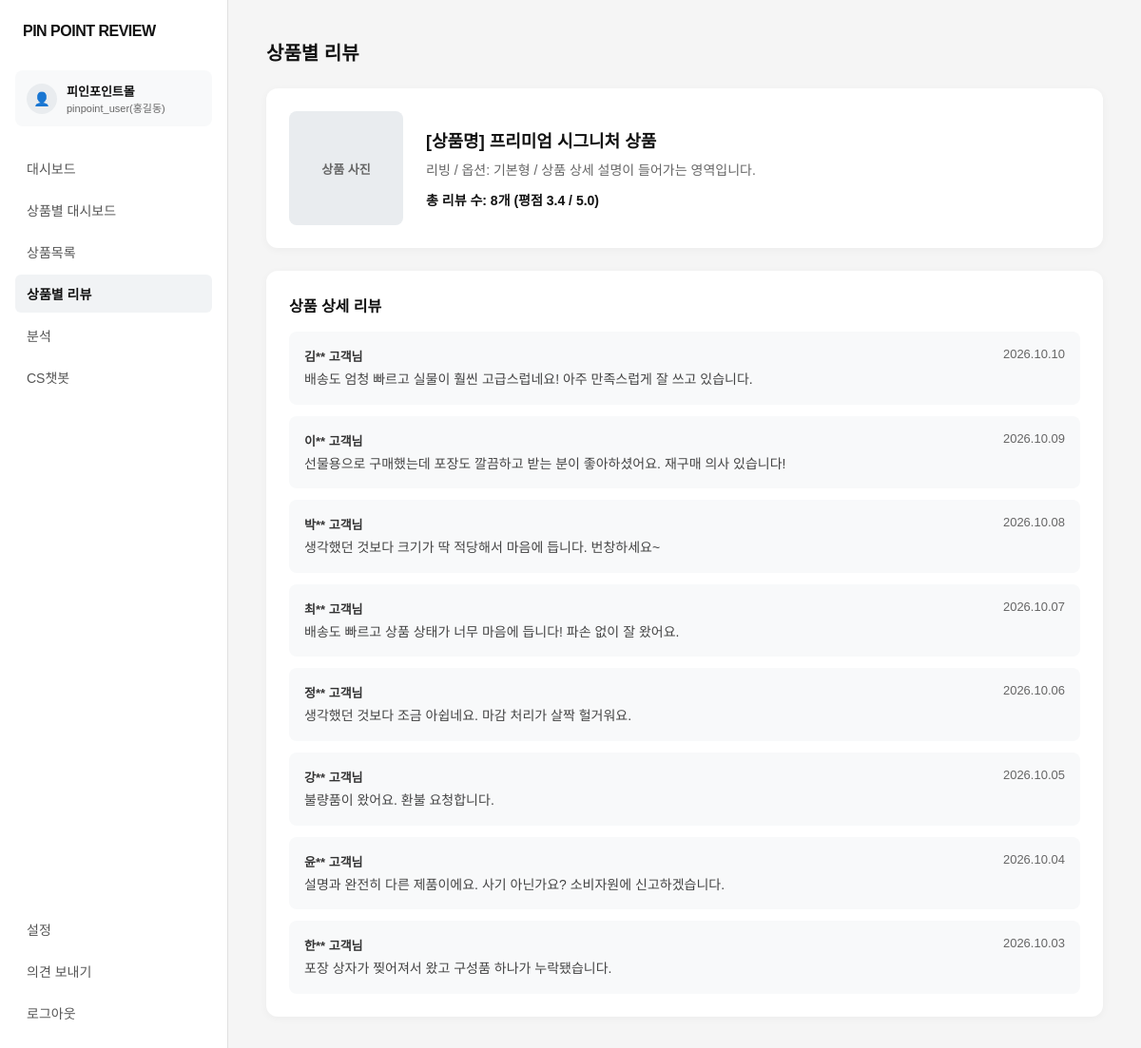
The app's page /reviews (signed in) with its own data.
### tables this page shows
CREATE TABLE users (
    id            INTEGER PRIMARY KEY AUTOINCREMENT,
    name          TEXT NOT NULL,
    userid        TEXT NOT NULL UNIQUE,
    password_hash TEXT NOT NULL,
    shop_name     TEXT NOT NULL,
    business_num  TEXT NOT NULL,
    created_at    TEXT NOT NULL DEFAULT (datetime('now', 'localtime'))
);

CREATE TABLE products (
    id          INTEGER PRIMARY KEY AUTOINCREMENT,
    user_id     INTEGER NOT NULL REFERENCES users(id) ON DELETE CASCADE,
    name        TEXT NOT NULL,
    category    TEXT,
    description TEXT,
    image_url   TEXT
);

CREATE TABLE reviews (
    id         INTEGER PRIMARY KEY AUTOINCREMENT,
    product_id INTEGER NOT NULL REFERENCES products(id) ON DELETE CASCADE,
    author     TEXT NOT NULL,
    content    TEXT NOT NULL,
    rating     INTEGER NOT NULL CHECK (rating BETWEEN 1 AND 5),
    is_risky   INTEGER NOT NULL DEFAULT 0,
    created_at TEXT NOT NULL DEFAULT (datetime('now', 'localtime'))
);

### main.py (the view)
@app.get("/reviews", name="product_reviews", response_class=HTMLResponse)
def product_reviews(request: Request,
                    user=Depends(login_required),
                    db: sqlite3.Connection = Depends(get_db)):
    product = db.execute(
        "SELECT * FROM products WHERE user_id = ? ORDER BY id LIMIT 1", (user["id"],)
    ).fetchone()
    return _render_product_reviews(request, db, product)

### templates/goodsreview.html (shortened to what this page needs)
<!DOCTYPE html>
<html lang="ko">
<head>
</head>
<body>
    {% include '_sidebar.html' %}
    <main class="main-content">
        <h1 class="page-title">상품별 리뷰</h1>
        {% if product %}
        <section class="product-info-card">
            <div class="product-image-box">{% if product.image_url %}<img src="{{ product.image_url }}" alt="{{ product.name }}" style="width:100%;height:100%;object-fit:cover;border-radius:inherit;">{% else %}상품 사진{% endif %}</div>
            <div class="product-details">
                <div class="product-name">{{ product.name }}</div>
                <div class="product-sub">{{ product.category }} / {{ product.description }}</div>
                <div class="product-sub" style="font-weight: 600; color: #111111; margin-top: 4px;">총 리뷰 수: {{ reviews|length }}개 (평점 {{ "%.1f"|format(avg_rating) }} / 5.0)</div>
            </div>
        </section>
        <section class="card">
            <div class="card-title">상품 상세 리뷰</div>
            <div class="review-list">
                {% for review in reviews %}
                <div class="review-card">
                    <div class="review-header">
                        <span class="review-author">{{ review.author|mask_name }} 고객님</span>
                        <span>{{ review.created_at|dotdate }}</span>
                    </div>
                    <div class="review-content">{{ review.content }}</div>
                </div>
                {% else %}
                <div class="review-card"><div class="review-content">아직 등록된 리뷰가 없습니다.</div></div>
                {% endfor %}
            </div>
        </section>
        {% else %}
        <section class="card"><div class="card-title">등록된 상품이 없습니다.</div></section>
        {% endif %}
    </main>
</body>
</html>

### templates/_sidebar.html
    <aside class="sidebar">
        <div class="sidebar-top">
            <div class="logo">PIN POINT REVIEW</div>
            <div class="user-profile">
                <div class="profile-icon">👤</div>
                <div class="profile-info">
                    <div class="shop-name">{{ current_user.shop_name }}</div>
                    <div class="user-email">{{ current_user.userid }}({{ current_user.name }})</div>
                </div>
            </div>
            <ul class="menu-list">
                <li class="menu-item {{ 'active' if active_menu == 'dashboard' }}"><a href="{{ url_for('dashboard') }}">대시보드</a></li>
                <li class="menu-item"><a href="#">상품별 대시보드</a></li>
                <li class="menu-item"><a href="#">상품목록</a></li>
                <li class="menu-item {{ 'active' if active_menu == 'reviews' }}"><a href="{{ url_for('product_reviews') }}">상품별 리뷰</a></li>
                <li class="menu-item"><a href="#">분석</a></li>
                <li class="menu-item"><a href="#">CS챗봇</a></li>
            </ul>
        </div>
        <div class="sidebar-bottom">
            <ul class="menu-list">
                <li class="menu-item {{ 'active' if active_menu == 'settings' }}"><a href="{{ url_for('settings') }}">설정</a></li>
                <li class="menu-item {{ 'active' if active_menu == 'feedback' }}"><a href="{{ url_for('feedback') }}">의견 보내기</a></li>
                <li class="menu-item"><a href="{{ url_for('logout') }}">로그아웃</a></li>
            </ul>
        </div>
    </aside>

### templates/goodsreview.html (style rules this page uses)
* { box-sizing: border-box; margin: 0; padding: 0; font-family: 'Apple SD Gothic Neo', 'Noto Sans KR', sans-serif; }
body { background-color: #F5F5F5; display: flex; height: 100vh; color: #333333; }
.sidebar { width: 240px; background-color: #ffffff; border-right: 1px solid #E0E0E0; display: flex; flex-direction: column; justify-content: space-between; padding: 24px 16px; }
.sidebar-top .logo { font-size: 16px; font-weight: 800; color: #111111; margin-bottom: 32px; padding-left: 8px; letter-spacing: -0.5px; }
.user-profile { display: flex; align-items: center; gap: 10px; padding: 12px; background-color: #F8F9FA; border-radius: 8px; margin-bottom: 24px; }
.profile-icon { width: 32px; height: 32px; background-color: #E9ECEF; border-radius: 50%; display: flex; align-items: center; justify-content: center; font-size: 14px; }
.profile-info .shop-name { font-size: 13px; font-weight: 700; color: #111111; }
.profile-info .user-email { font-size: 11px; color: #666666; }
.menu-list { list-style: none; display: flex; flex-direction: column; gap: 4px; }
.menu-item a { display: block; padding: 10px 12px; font-size: 14px; color: #555555; text-decoration: none; border-radius: 6px; transition: all 0.2s; }
.menu-item.active a, .menu-item a:hover { background-color: #F1F3F5; color: #111111; font-weight: 600; }
.sidebar-bottom { display: flex; flex-direction: column; gap: 8px; }
.main-content { flex: 1; padding: 40px; overflow-y: auto; }
.page-title { font-size: 20px; font-weight: 700; margin-bottom: 24px; color: #111111; }
.product-info-card { background-color: #ffffff; border-radius: 12px; padding: 24px; box-shadow: 0 2px 8px rgba(0, 0, 0, 0.04); display: flex; gap: 24px; align-items: center; margin-bottom: 24px; }
.product-image-box { width: 120px; height: 120px; background-color: #E9ECEF; border-radius: 8px; display: flex; align-items: center; justify-content: center; color: #666666; font-size: 13px; font-weight: 600; flex-shrink: 0; }
.product-details { display: flex; flex-direction: column; gap: 8px; }
.product-name { font-size: 18px; font-weight: 700; color: #111111; }
.product-sub { font-size: 14px; color: #666666; }
.card { background-color: #ffffff; border-radius: 12px; padding: 24px; box-shadow: 0 2px 8px rgba(0, 0, 0, 0.04); }
.card-title { font-size: 16px; font-weight: 700; margin-bottom: 16px; color: #111111; }
.review-list { display: flex; flex-direction: column; gap: 12px; }
.review-card { background-color: #F8F9FA; padding: 16px; border-radius: 8px; display: flex; flex-direction: column; gap: 6px; }
.review-header { display: flex; justify-content: space-between; font-size: 13px; color: #666666; }
.review-author { font-weight: 600; color: #333333; }
.review-content { font-size: 14px; color: #444444; line-height: 1.4; }

### records on screen
users: shop_name "피인포인트몰", userid "pinpoint_user", name "홍길동"
products: name "[상품명] 프리미엄 시그니처 상품", category "리빙", description "옵션: 기본형 / 상품 상세 설명이 들어가는 영역입니다."
reviews: author|mask_name "김**", created_at|dotdate "2026.10.10", content "배송도 엄청 빠르고 실물이 훨씬 고급스럽네요! 아주 만족스럽게 잘 쓰고 있습니다."
reviews: author|mask_name "이**", created_at|dotdate "2026.10.09", content "선물용으로 구매했는데 포장도 깔끔하고 받는 분이 좋아하셨어요. 재구매 의사 있습니다!"
reviews: author|mask_name "박**", created_at|dotdate "2026.10.08", content "생각했던 것보다 크기가 딱 적당해서 마음에 듭니다. 번창하세요~"
reviews: author|mask_name "최**", created_at|dotdate "2026.10.07", content "배송도 빠르고 상품 상태가 너무 마음에 듭니다! 파손 없이 잘 왔어요."
reviews: author|mask_name "정**", created_at|dotdate "2026.10.06", content "생각했던 것보다 조금 아쉽네요. 마감 처리가 살짝 헐거워요."
reviews: author|mask_name "강**", created_at|dotdate "2026.10.05", content "불량품이 왔어요. 환불 요청합니다."
reviews: author|mask_name "윤**", created_at|dotdate "2026.10.04", content "설명과 완전히 다른 제품이에요. 사기 아닌가요? 소비자원에 신고하겠습니다."
reviews: author|mask_name "한**", created_at|dotdate "2026.10.03", content "포장 상자가 찢어져서 왔고 구성품 하나가 누락됐습니다."

### other values on screen
{{ reviews|length }} "8"
{{ "%.1f"|format(avg_rating) }} "3.4"
